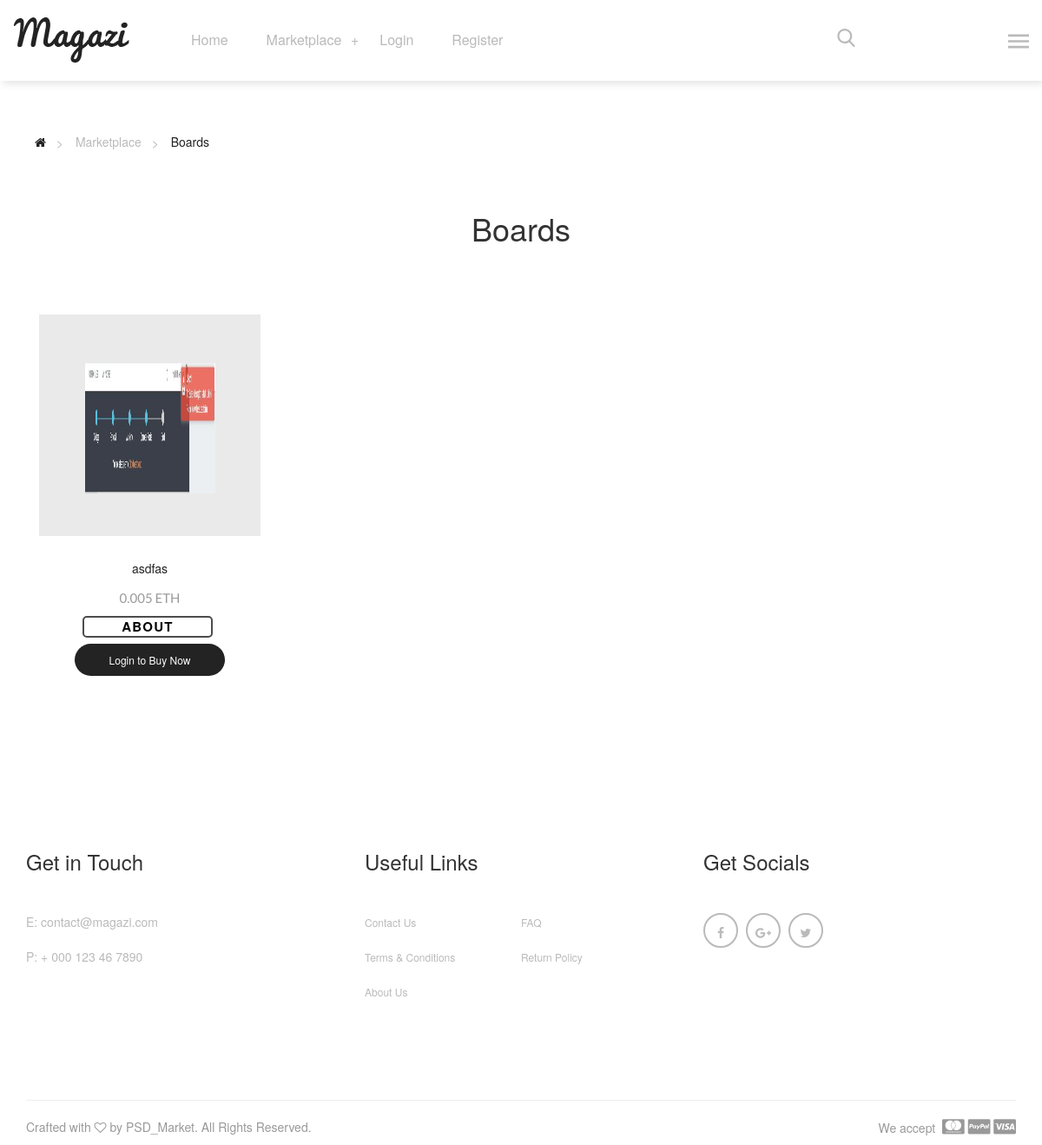
The page /boards on the database as committed earlier.
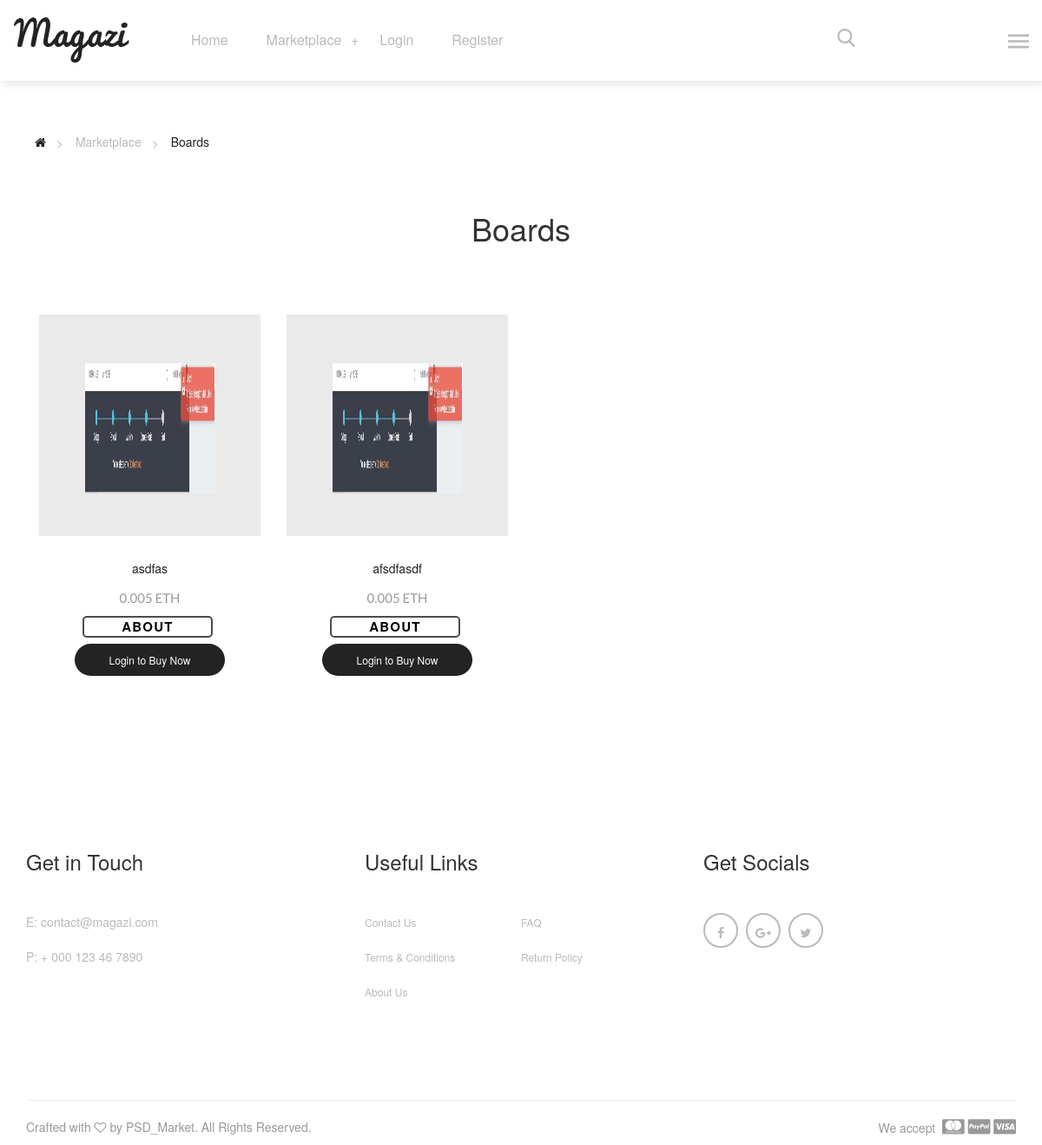
The same page on the database as committed later.
### website/models.py (models this page shows, shortened)
class Card(models.Model):
    CARD_TYPES = (
        ("Player", 'Player'),
        ("Owner", 'Owner'),
        ("Tournament", 'Tournament'),
        ("Board", 'Board'),
        ("Country", 'Country'),
        ("ICC", 'ICC'),
    )
    card_type = models.CharField(
        max_length=11,
        choices=CARD_TYPES,
        default="Player"
    )
    name = models.CharField(max_length=100, null=False)
    description = models.TextField(max_length=3000)
    transactions = 0
    owner = models.CharField(max_length=50, default="Unassigned")
    last_bid = models.FloatField(default=0)
    eth_id = models.IntegerField(null=True, blank=True)
    image = models.ImageField(null=True, blank=True)
    icc_ranking = models.IntegerField(blank=True, null=True)
    country = models.CharField(max_length=100, null=True, blank=True)
    ipl_team = models.CharField(max_length=100, null=True, blank=True)

### website/views.py (the view)
# urls.py: path('boards', views.marketplace_boards, name='boards'),
def marketplace_boards(request):
    all_boards = Card.objects.all().filter(card_type=text_s[3])
    context = {'items': all_boards, 'text_s': text_s[3], 'text_p': text_p[3]}
    if not request.user.is_staff and request.user.is_authenticated:
        profile = get_object_or_404(Profile, user_id=request.user.id)
        context['eth_address'] = profile.eth_address
    return render(request, 'website/marketplace.html', context=context)

### website/context_processors.py (called while the page is built)
def marketplace_items_context(request):
    return {
        'marketplace_items': marketplace_item_list,
        'multiplier': multiplier,
        'buy_form': BuyForm,
    }

### website/templatetags/custom_tags.py (called while the page is built)
@register.filter
def multiply(qty, unit_price):
    return float(qty) * float(unit_price)

### website/templates/website/marketplace.html (shortened to what this page needs)
{% extends 'website/base.html' %}
{% load staticfiles %}
{% load custom_tags %}
{% block content %}
    <main>
        <div class="magazi-pages-links margin-bottom-50">
            <div class="container">
                <ul>
                    <li><a href="#" title=""><i class="fa fa-home"></i></a></li>
                    <li><span>Marketplace</span></li>
                    <li><a href="{% url text_p|lower %}" title="">{{ text_p }}</a></li>
                </ul>
            </div>
        </div>
        <div class="magazi-section-title text-center margin-top-60 margin-bottom-70">
            <div class="container">
                <div class="row">
                    <div class="col-xs-12">
                        <h1>{{ text_p }}</h1>
                    </div>
                </div>
            </div>
        </div>
        <div class="magazi-list-view">
            <div class="container">
                <div class="tab-content">
                    <div class="tab-pane fade in active" id="colmnlist">
                        <div class="magazi-main-prodcts text-center">
                        {% if items %}
                            {% for item in items %}
                                <div class="col-md-3 col-sm-6 col-xs-6 full-wdth">
                                    <div class="magazi-product-inner margin-bottom-80">
                                        {% if item.image %}
                                            <div class="magazi-product-thumb">
                                                <img width="150" height="150" src="{{ item.image.url }}" alt="product-8">
                                                <a href="#" class="magazi-overlay"></a>
                                            </div>
                                        {% endif %}
                                        <div class="magazi-product-detail">
                                            <h1>
                                                <a href="#">{{ item.name }}</a>
                                            </h1>
                                            <p>
                                                <span>{{ item.last_bid }} ETH</span>
                                            </p>
                                            <div class="buy">
                                                <a style="list-style-type: none; color: black;" href="{% url text_s|lower item_id=item.id %}"><span>About</span></a>
                                            </div>
                                            {% if user.is_authenticated %}
                                                <div class="buy" id="buy_now{{ item.id }}">
                                                    <span style="color:#000;">Buy Now!</span>
                                                </div>
                                            {% else %}
                                                <a href="{% url 'login' %}" title="" class="adding-cart">Login to Buy Now</a>
                                            {% endif %}
                                        </div>
                                    </div>
                                </div>
                            {% endfor %}
                        {% else %}
                            <h3>No {{ text_s }} Available</h3>
                        {% endif %}
                        </div>
                    </div>
                </div>
            </div>
        </div>
    </main>
{% endblock %}

Rows that differ between the two databases and show on the page:
added Card: image (picture), name "afsdfasdf", last_bid "0.005"
